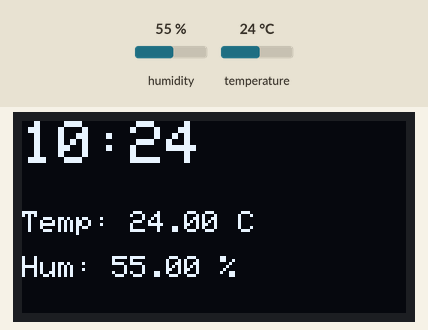
Simulated run of this program. Board: ESP32-S3. On the bench: 128×64 one-colour display. The test bench sets the inputs (shaded band); at power-on: humidity 55 %, temperature 24 °C. The local clock reads 2024-03-15 10:24:30 at power-on unless the program sets it; what the program prints to the serial monitor is not drawn.

Above: at 2.2 s.
2.3 s: humidity set to 22 %
At 4.5 s:
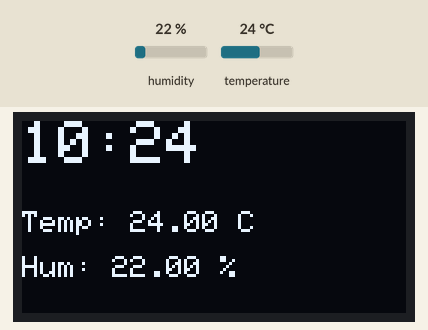
4.8 s: temperature set to 12 °C
At 6.7 s:
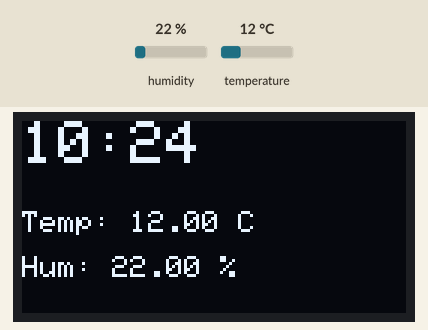
7.0 s: humidity set to 40 %
At 8.1 s:
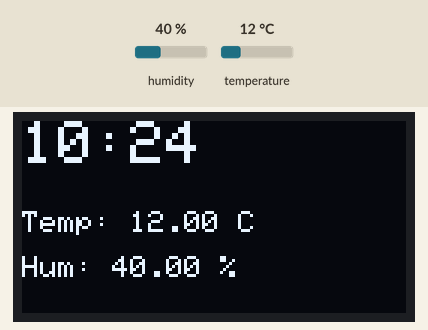
9.3 s: temperature set to 19 °C
At 32.2 s:
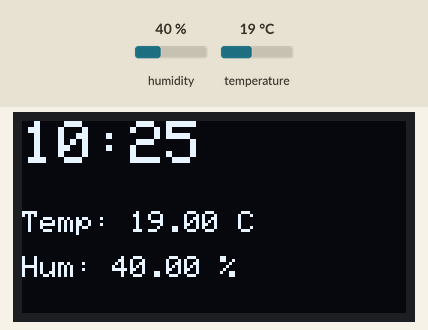
Timing chart, 0 to 32.5 s (numbered marks = the images above; inputs shaded):
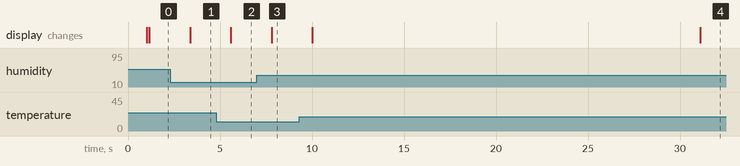

Measured:
- after the input at 2.3 s, the display: changes after 1.1 s (image 1)
- after the input at 4.8 s, the display: changes after 0.79 s (image 2)
- after the input at 7.0 s, the display: changes after 0.80 s (image 3)
- after the input at 9.3 s, the display: first changes after 0.72 s (image 4 shows a later state)

The program:

main.cpp
```cpp
#include <Arduino.h>
#include <Wire.h>
#include <Adafruit_AHTX0.h>
#include <RTClib.h>
#include <Adafruit_SSD1306.h>

// ================= I2C =================
#define SDA 8
#define SCL 9

// ================= OLED =================
#define SCREEN_WIDTH 128
#define SCREEN_HEIGHT 64
Adafruit_SSD1306 display(SCREEN_WIDTH, SCREEN_HEIGHT, &Wire, -1);

// ================= SENSORES =================
Adafruit_AHTX0 aht;
RTC_DS3231 rtc;

// ================= FLAGS =================
bool ahtOK = false;
bool rtcOK = false;

// ======================================================
// ESCÁNER I2C
// ======================================================
void scanI2C()
{
  byte error, address;
  Serial.println("Scanning I2C...");

  for (address = 1; address < 127; address++)
  {
    Wire.beginTransmission(address);
    error = Wire.endTransmission();

    if (error == 0)
    {
      Serial.print("Dispositivo en 0x");
      if (address < 16) Serial.print("0");
      Serial.println(address, HEX);
    }
  }

  Serial.println("Scan terminado\n");
}

// ======================================================
// SETUP
// ======================================================
void setup()
{
  Serial.begin(115200);
  delay(1000);

  Wire.begin(SDA, SCL);

  Serial.println("\nSistema completo");

  // ---- ESCANEAR ----
  scanI2C();

  // ---- OLED ----
  if (!display.begin(SSD1306_SWITCHCAPVCC, 0x3C))
  {
    Serial.println("Error OLED");
    while (1);
  }

  // ---- AHT10 ----
  if (aht.begin())
  {
    Serial.println("AHT10 OK");
    ahtOK = true;
  }
  else
  {
    Serial.println("Error AHT10");
  }

  // ---- RTC ----
  if (rtc.begin())
  {
    Serial.println("RTC OK");
    rtcOK = true;

    if (rtc.lostPower())
    {
      Serial.println("RTC sin hora, ajustando...");
      rtc.adjust(DateTime(F(__DATE__), F(__TIME__)));
    }
  }
  else
  {
    Serial.println("Error RTC");
  }

  display.clearDisplay();
}

// ======================================================
// LOOP
// ======================================================
void loop()
{
  float temperatura = 0;
  float humedad = 0;

  // ---- LEER AHT10 ----
  if (ahtOK)
  {
    sensors_event_t hum, temp;
    aht.getEvent(&hum, &temp);

    temperatura = temp.temperature;
    humedad = hum.relative_humidity;
  }

  // ---- LEER RTC ----
  int hora = 0, minuto = 0, segundo = 0;

  if (rtcOK)
  {
    DateTime now = rtc.now();
    hora = now.hour();
    minuto = now.minute();
    segundo = now.second();
  }

  // ---- SERIAL ----
  Serial.println("------ DATOS ------");
  Serial.print("Temp: "); Serial.print(temperatura); Serial.println(" C");
  Serial.print("Hum: "); Serial.print(humedad); Serial.println(" %");
  Serial.print("Hora: ");
  Serial.print(hora); Serial.print(":");
  Serial.print(minuto); Serial.print(":");
  Serial.println(segundo);
  Serial.println("-------------------\n");

  // ---- OLED ----
  display.clearDisplay();

  display.setTextColor(SSD1306_WHITE);

  // Hora grande
  display.setTextSize(2);
  display.setCursor(0, 0);
  display.print(hora);
  display.print(":");
  if (minuto < 10) display.print("0");
  display.print(minuto);

  // Temperatura
  display.setTextSize(1);
  display.setCursor(0, 30);
  display.print("Temp: ");
  display.print(temperatura);
  display.print(" C");

  // Humedad
  display.setCursor(0, 45);
  display.print("Hum: ");
  display.print(humedad);
  display.print(" %");

  display.display();

  delay(1000);
}
```
